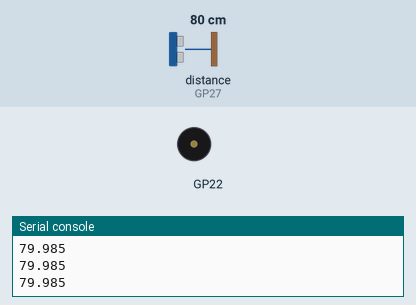
Recording of a program running on a simulated Raspberry Pi Pico running CircuitPython. Parts: buzzer (waves = sounding), the last lines printed to the serial console. The test bench sets the inputs (shaded band); at power-on: distance to the obstacle (sensor on GP27) 80 cm. The echo pulse lasts 58.3 µs per cm.

Above: at 1.3 s.
1.4 s: distance to the obstacle (sensor on GP27) set to 12 cm
2.9 s: distance to the obstacle (sensor on GP27) set to 9 cm
At 3.24 s:
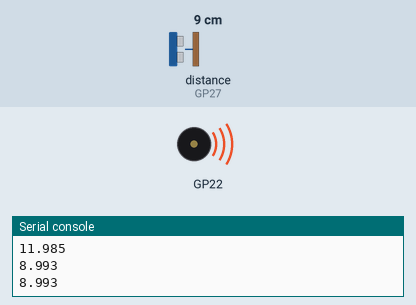
5.9 s: distance to the obstacle (sensor on GP27) set to 18 cm
At 7.1 s:
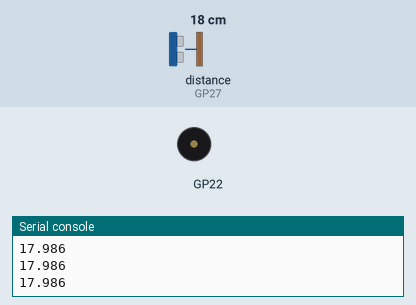
7.4 s: distance to the obstacle (sensor on GP27) set to 2 cm
At 7.58 s:
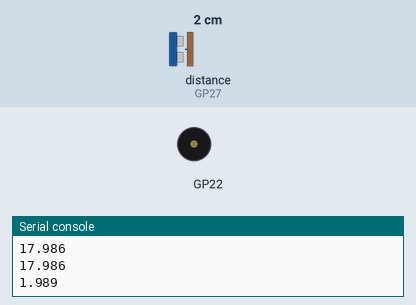
Timing chart, 0 to 11.4 s (numbered marks = the images above; inputs shaded):
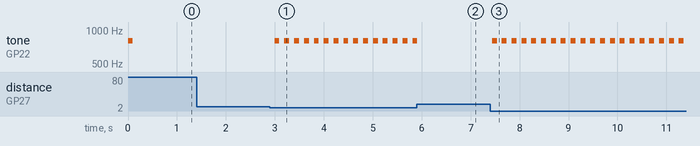

The program:

code_ultrasonic.py
```python
import time
import board
import adafruit_hcsr04
import simpleio

sonar = adafruit_hcsr04.HCSR04(trigger_pin=board.GP26, echo_pin=board.GP27)
PIEZO_PIN = board.GP22
print("Hello")
simpleio.tone(PIEZO_PIN, 800, duration=0.1)
while True:
    d = sonar.distance
    try:
        print(d)
        if(d < 10):
            simpleio.tone(PIEZO_PIN, 800, duration=0.1)

    except RuntimeError:
        print("Retrying!")
    time.sleep(0.1)
```

Measured:
- the behaviour switches between 11 and 10 cm on distance to the obstacle (sensor on GP27) (found by bisection; images 0 and 1)
- after the input at 2.9 s, tone on GP22: alternates 800 Hz for 0.10 s and silent for 0.10 s, starting after 0.09 s
- after the input at 5.9 s, tone on GP22: goes on until 5.9 s, then stays silent
- after the input at 7.4 s, tone on GP22: alternates 800 Hz for 0.10 s and silent for 0.10 s, starting at once
